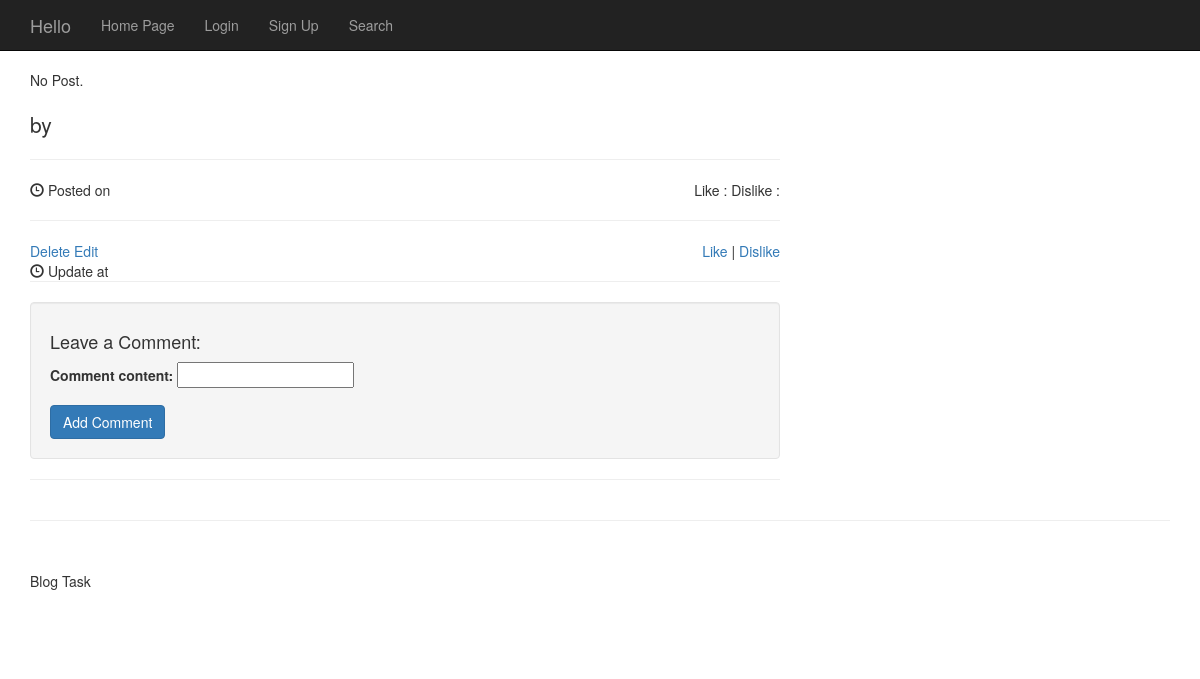
Before: /category/32/post/70/ with the older database file.
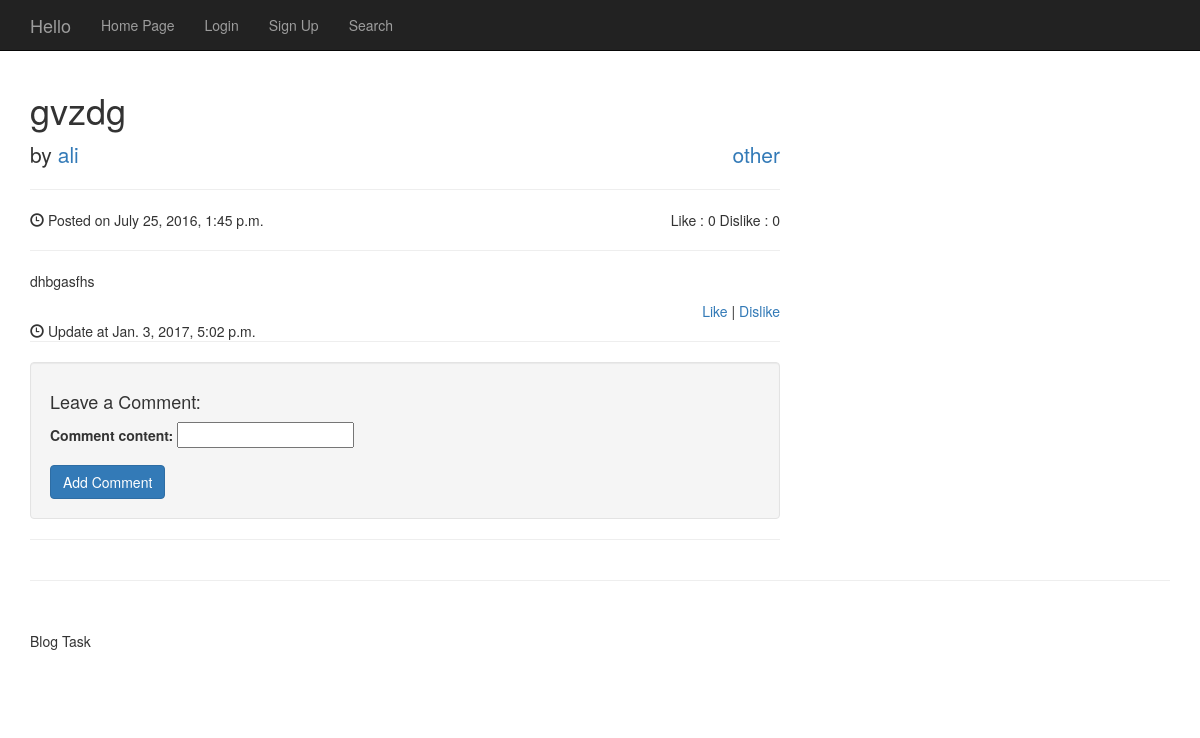
After: the same page with the newer database file.
### TaskBlogApp/models.py (models this page shows, shortened)
@python_2_unicode_compatible
class Post(models.Model):
    post_cat = models.ForeignKey(Category)
    post_author = models.ForeignKey(User)
    post_title = models.CharField(max_length=70)
    post_content = models.TextField()
    post_createdAt = models.DateTimeField(auto_now_add=True, null=True, blank=True)
    post_updatedAd = models.DateTimeField(auto_now_add=False, default=datetime.now)
    post_like = models.IntegerField(default=0)
    post_dislike = models.IntegerField(default=0)

@python_2_unicode_compatible
class Category(models.Model):
    cat_title = models.CharField(max_length=70)

### TaskBlogApp/views.py (the view)
# urls.py: url(r'^category/(?P<id>[0-9]+)/post/(?P<pk>[0-9]+)/$', views.PostView.as_view(), name='post'),
class PostView(generic.View):
    template_name = 'post.html'
    def get(self, request, pk, id):
        comment_form = AddCommentForm()
        try:
            post = Post.objects.get(id=pk)
        except Post.DoesNotExist:
            post = None
        return render(request, 'post.html', {
            'post': post,
            'comment_form': comment_form,
            'comment_form_error': comment_form.errors})
    def post(self, request, pk, id):
        comment_form = AddCommentForm(request.POST)
        if comment_form.is_valid():
            if request.user.is_authenticated():
                post = Post.objects.get(id=pk)
                comment_form.save(commit=False)
                comment_form.instance.comment_author = request.user
                comment_form.instance.comment_post = post
                comment_form.save()
                return HttpResponseRedirect('/category/%s/post/%s/' % (id, pk))
            else:
                return HttpResponseRedirect('/login/')
        else:
            try:
                post = Post.objects.get(id=pk)
            except Post.DoesNotExist:
                post = None
            return render(request, 'post.html', {
                'post': post,
                'comment_form': comment_form,
                'comment_form_error': comment_form.errors})

### TaskBlogApp/forms.py
class AddCommentForm(forms.ModelForm):
    class Meta:
        model = Comment
        fields = {'comment_content'}

### templates/post.html (shortened to what this page needs)
<!DOCTYPE html>
<html lang="en">
<head>
    <link rel="stylesheet" href="https://maxcdn.bootstrapcdn.com/bootstrap/3.3.6/css/bootstrap.min.css" />
</head>
<body>
{% extends 'header.html' %}
{% block content %}
    <div class="container">
        <div class="row">
            <div class="col-lg-8">
                {% if not post %}
                    No Post.
                {% endif %}
                <h1>{{ post.post_title }}</h1>
                <p class="lead">
                    by <a href="{% url 'profile' post.post_author_id %}">{{ post.post_author }}</a>
                    <span style="float: right;"> <a href="{% url 'category' post.post_cat_id %}">{{ post.post_cat.cat_title }}</a></span>
                </p>
                <hr>
                <p><span class="glyphicon glyphicon-time"></span> Posted on {{ post.post_createdAt }}
                <span style="float: right">Like : {{ post.post_like }} Dislike : {{ post.post_dislike }}</span>
                </p>
                <hr>
                <p>{{ post.post_content }}</p>
                <div style="float: left">
                {% if user.is_superuser %}
                    <a href="{% url 'delete_post' post.post_cat_id post.pk %}">Delete</a>
                    <a href="{% url 'edit_post' post.post_cat_id post.pk %}">Edit</a>
                {% else %}
                    {% if post.post_author_id == request.user.id %}
                        <a href="{% url 'delete_post' post.post_cat_id post.pk %}">Delete</a>
                        <a href="{% url 'edit_post' post.post_cat_id post.pk %}">Edit</a>
                    {% endif %}
                {% endif %}
                    <br><span class="glyphicon glyphicon-time"></span> Update at {{ post.post_updatedAd }}
                </div>
                <div style="text-align: right" style="float: left">
                    <a href="{% url 'like_post' post.post_cat_id post.pk %}">Like</a> |
                    <a href="{% url 'dislike_post' post.post_cat_id post.pk %}">Dislike</a></div>
                <hr>
                <div class="well">
                    <h4>Leave a Comment:</h4>
                    <form role="form" method="post">
                        <div class="form-group">
                            {{ comment_form.as_p }}
                        </div>
                        <button type="submit" class="btn btn-primary">Add Comment</button>
                    </form>
                </div>
                <hr>
            </div>
        </div>
        <hr>
        <footer>
            <div class="row">
                <div class="col-lg-12">
                    <p>Blog Task</p>
                </div>
            </div>
        </footer>
    </div>
{% endblock content %}

Changed rows visible on the page:
added Post: post_title "gvzdg", post_author "ali", post_cat.cat_title "other", post_createdAt "July 25, 2016, 1:45 p.m.", post_like "0", post_dislike "0", post_content "dhbgasfhs", post_updatedAd "Jan. 3, 2017, 5:02 p.m."
Other visible differences:
text no longer shown: "No Post. Delete Edit"
